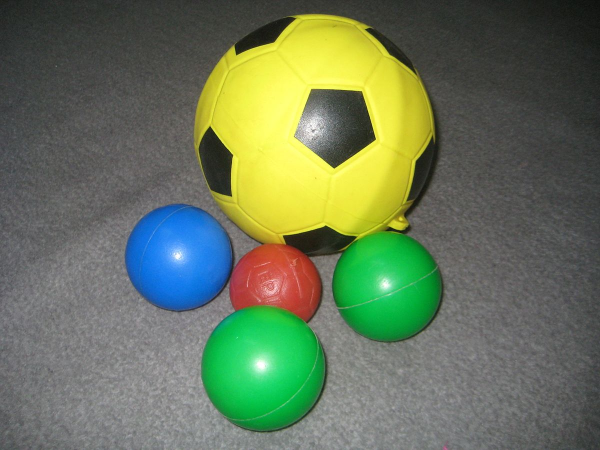
#> input picture Images/balls.JPG, 1200 x 900 px (shown at 1/2 size)
$ python -i shift_mean_segmentation.py   (imports and definitions only)
#> lines starting #> are read from the running program, lines starting #| are printed output that depends on the picture
import numpy as np
import cv2
import matplotlib.pyplot as plt
from time import time
from numba import jit, prange
from PyQt5.QtCore import QThread, pyqtSignal


class MeanShiftWorker(QThread):
    finished = pyqtSignal(np.ndarray)
    progress = pyqtSignal(str)

    # [25 lines left out: functions __init__, run, not called in this run]


@jit(nopython=True)
def mean_shift_point(point, points, spatial_bandwidth, color_bandwidth):
    """
    Perform mean shift for a single point with separate spatial and color bandwidths
    """
    shift = np.zeros_like(point, dtype=np.float64)
    total_weight = 0

    # Separate spatial and color components
    spatial_point = point[:2]
    color_point = point[2:5]

    for p in points:
        # Separate spatial and color components
        spatial_p = p[:2]
        color_p = p[2:5]

        # Calculate distances in spatial and color spaces separately
        spatial_dist = np.sqrt(np.sum((spatial_point - spatial_p)**2))
        color_dist = np.sqrt(np.sum((color_point - color_p)**2))

        # Gaussian kernel with separate bandwidths
        spatial_weight = np.exp(-0.5 * (spatial_dist / spatial_bandwidth)**2)
        color_weight = np.exp(-0.5 * (color_dist / color_bandwidth)**2)

        # Combined weight
        weight = spatial_weight * color_weight

        if weight > 0.001:  # Only consider points with significant weight
            shift += weight * p
            total_weight += weight

    if total_weight > 0:
        shift /= total_weight
        return shift
    else:
        return point

@jit(nopython=True, parallel=True)
def batch_mean_shift(points, spatial_bandwidth, color_bandwidth, max_iterations=20, epsilon=0.05):
    """
    Perform mean shift for all points using separate spatial and color bandwidths
    """
    shifted_points = np.copy(points)
    moving = np.ones(len(points), dtype=np.bool_)
    iterations = 0

    while np.any(moving) and iterations < max_iterations:
        iterations += 1

        for i in prange(len(points)):
            if moving[i]:
                old_point = shifted_points[i].copy()
                shifted_points[i] = mean_shift_point(shifted_points[i], points, spatial_bandwidth, color_bandwidth)
                shift_dist = np.sqrt(np.sum((shifted_points[i] - old_point)**2))
                moving[i] = shift_dist > epsilon

        print(f"Iteration {iterations}, {np.sum(moving)} points still moving")

    return shifted_points

# [52 lines left out: function assign_labels, not called in this run]


def mean_shift_segmentation(img, spatial_bandwidth=0.1, color_bandwidth=0.1, sampling_ratio=0.1, boundary_thickness=2):
    """
    Perform simplified mean shift segmentation with white boundaries
    """
#> called with spatial_bandwidth = 0.1, color_bandwidth = 0.1, sampling_ratio = 0.1, boundary_thickness = 2
    # Limit the size of the image
    max_size = 500  # Maximum dimension (width or height)
    h, w, _ = img.shape
#> h = 900; w = 1200
    if max(h, w) > max_size:
        scale = max_size / max(h, w)
#> scale = 0.417
        img = cv2.resize(img, (int(w * scale), int(h * scale)), interpolation=cv2.INTER_AREA)
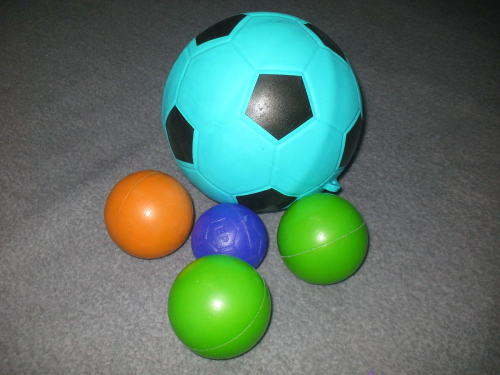
#> img: shape (375, 500, 3); mean of channels 0, 1, 2 104.1, 117.4, 89.7; drawn as B, G, R
    h, w, _ = img.shape
#> h = 375; w = 500

    # Set a purple background like in the reference image
    purple_background = np.ones_like(img) * np.array([75, 35, 85])  # Approximate purple color

    # Downsample image for faster processing
    sample_mask = np.random.rand(h, w) < sampling_ratio
    y_coords, x_coords = np.where(sample_mask)
#> y_coords = 18809 values from 0 to 374
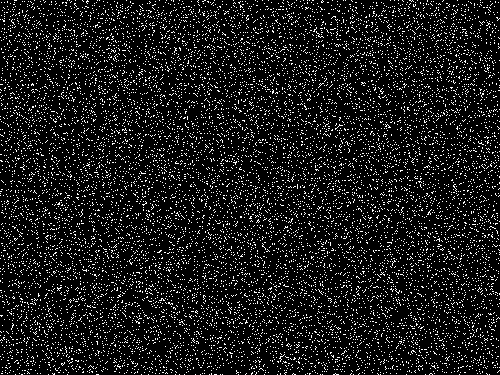
#> sample_mask: shape (375, 500) bool; 10% white in thin lines or dots

    # Skip if we don't have enough sample points
    if len(y_coords) < 100:
        print("Warning: Not enough sample points, increasing sampling ratio")
        sampling_ratio = min(1.0, sampling_ratio * 2)
        sample_mask = np.random.rand(h, w) < sampling_ratio
        y_coords, x_coords = np.where(sample_mask)

    # Create feature vectors
    # Normalize coordinates and colors
    x_norm = x_coords / w
    y_norm = y_coords / h
#> y_norm = 18809 values from 0 to 0.997
    colors = img[y_coords, x_coords] / 255.0

    features = np.column_stack([
        x_norm,
        y_norm,
        colors[:, 0],
        colors[:, 1],
        colors[:, 2]
    ])

    print(f"Starting mean shift with {len(features)} sample points...")
#> (printed output is left out)
    start_time = time()

    # Apply mean shift to find shifted features
    shifted_features = batch_mean_shift(features, spatial_bandwidth, color_bandwidth)

    print(f"Mean shift completed in {time() - start_time:.2f} seconds")

    # Assign cluster labels to each pixel
    label_matrix, cluster_colors = assign_labels(img, shifted_features)

    # Create the segmented image
    segmented = np.copy(purple_background)

    # Create a foreground mask
    gray = cv2.cvtColor(img, cv2.COLOR_RGB2GRAY)
    _, foreground_mask = cv2.threshold(gray, 20, 255, cv2.THRESH_BINARY)
    foreground_mask = cv2.morphologyEx(foreground_mask, cv2.MORPH_CLOSE, np.ones((5,5), np.uint8))

    # Apply cluster colors to segmented image
    for y in range(h):
        for x in range(w):
            if foreground_mask[y, x] > 0:  # Only apply to foreground
                cluster_idx = label_matrix[y, x]
                segmented[y, x] = cluster_colors[cluster_idx] * 255

    return segmented.astype(np.uint8)

>>> import cv2
>>> picture = cv2.cvtColor(cv2.imread('Images/balls.JPG'), cv2.COLOR_BGR2RGB)
#> (the run stopped early here; a loop or call above may not have finished)
